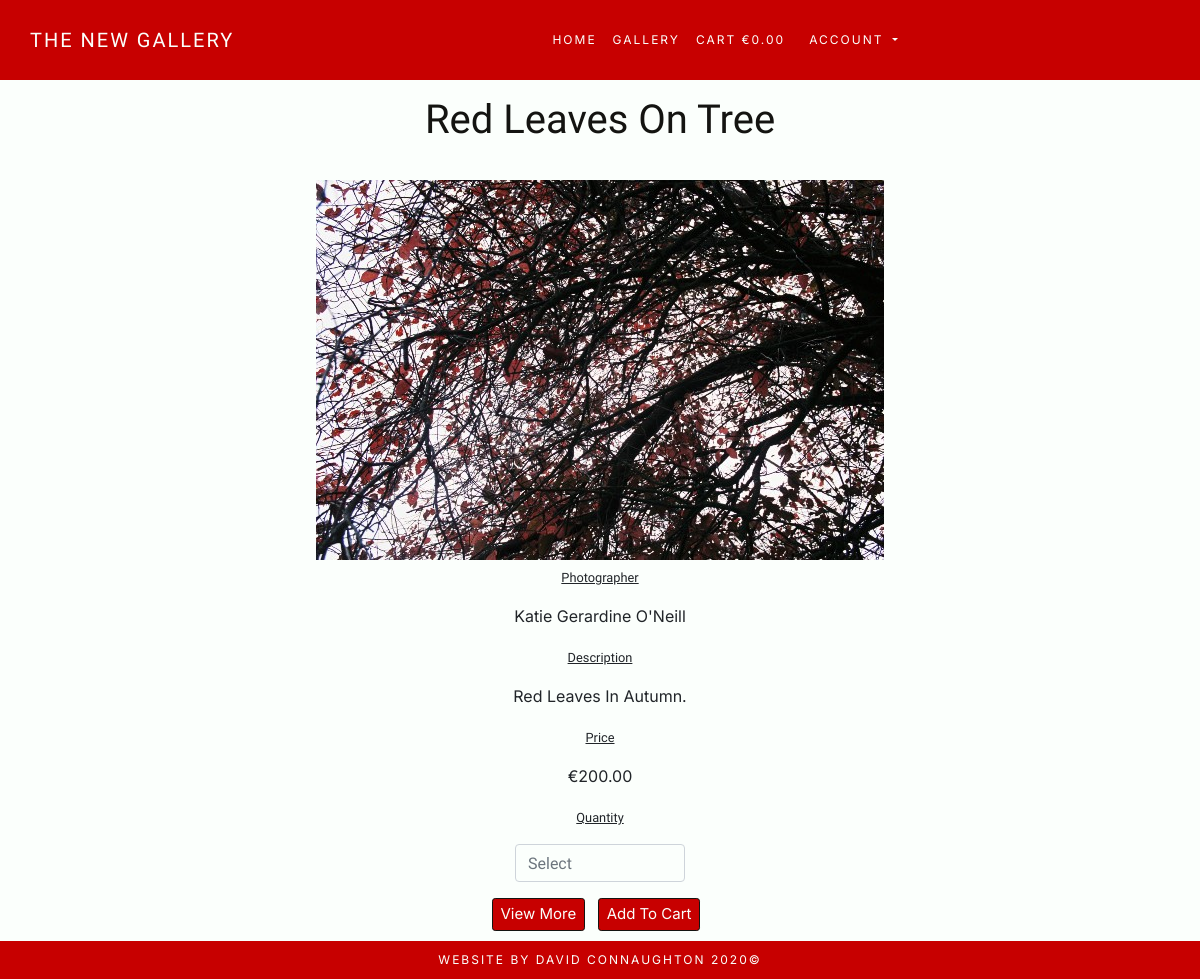
Page /photos/3 on the committed database.
### photos/models.py (models this page shows, shortened)
class Photo(models.Model):
    title = models.CharField(max_length=100)
    photographer = models.CharField(max_length=100)
    tag = models.CharField(max_length=20)
    description = models.CharField(max_length=300, null=True, blank=True)
    image_url = models.URLField(max_length=1000, null=True, blank=True)
    image = models.ImageField(null=True, blank=True)
    price = models.DecimalField(max_digits=6, decimal_places=2)

### photos/views.py (the view)
# urls.py: path('<int:photo_id>', views.photo_detail, name='photo_detail'),
def photo_detail(request, photo_id):
    photo = get_object_or_404(Photo, pk=photo_id)
    context = {
        'photo': photo,
    }
    return render(request, 'photos/photo_detail.html', context)

### cart/contexts.py (called while the page is built, shortened)
def cart_contents(request):
    cart_items = []
    total = 0
    photo_count = 0
    cart = request.session.get('cart', {})
    context = {
        'cart_items': cart_items,
        'total': total,
        'photo_count': photo_count,
    }
    return context

### photos/templates/photos/photo_detail.html (shortened to what this page needs)
{% extends "base.html" %}
{% load static %}
{% block content %}
<section>
    <div class="container-fluid mx-auto m-5 p-5" id="photo-section">
        <div class="row">
            <div class="col-12 text-center">
                <h1 class="header description">{{ photo.title }}</h1>
                <br>
                <a href="#" id="clicker">
                    <img src="{{ photo.image.url }}" class="img-fluid p-1" id="photo-img" alt="Photo Image">
                </a>
                <br>
                <p>
                    <small class="small">Photographer</small>
                </p>
                <p>{{ photo.photographer }}</p>
                <p>
                    <small class="small description">Description</small>
                </p>
                <p class="description">{{ photo.description }}</p>
                <p>
                    <small class="small">Price</small>
                </p>
                <p>€{{ photo.price }}</p>
                <form class="form" action="{% url 'add_to_cart' photo.id %}" method="POST">
                    <div class="form-row">
                        <div class="col-12">
                            <p>
                                <small class="small">Quantity</small>
                            </p>
                            <div class="form-group col-12 mx-auto">
                                <input class="form-control quantity" type="number" name="quantity" list="quantity" data-item_id="{{ photo.id }}" id="id_qty_{{ photo.id }}" placeholder="Select">
                            </div>
                        </div>
                        <div class="col-12">
                            <a href="{% url 'photos' %}" class="btn btn-sm info-button mr-2">
                                <span>View More</span>
                            </a>
                            <input type="submit" class="btn btn-sm info-button mr-2" value="Add to Cart">
                        </div>
                    </div>
                </form>
            </div>
        </div>
    </div>
</section>
{% endblock %}

### static/css/base.css (style rules this page uses)
html { height: 100%; }
body { font-family: 'Inter', sans-serif !important; background-color: #FBFFFC; }
h1, h2, h3, h4, h5, .small { font-family: 'Work Sans', sans-serif !important; }
.header { color: #141411; }
.info-button { color: #FBFFFC; background-color: #c70000; border-color: #141411; font-size: 15px; text-transform: capitalize; text-decoration: none; }
.small { text-decoration: underline; }
.description { text-transform: capitalize; }
.form-group { width: 200px; }
.form-control, select { background-color: #FBFFFC; font-family: 'Work Sans', sans-serif !important; }

### rows in the picture
Photo: title "Red Leaves On Tree", image (picture), photographer "Katie Gerardine O'Neill", description "Red Leaves In Autumn.", price "200.00"
